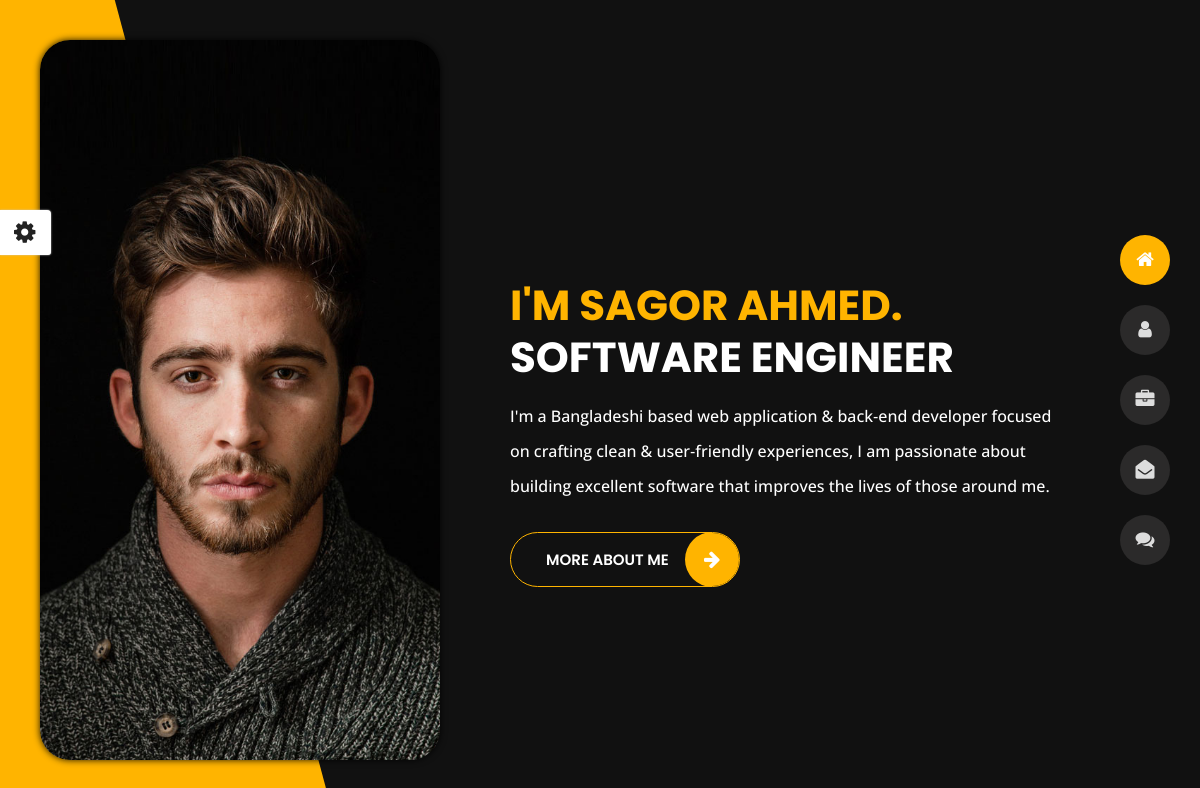
Before: / with the older database file.
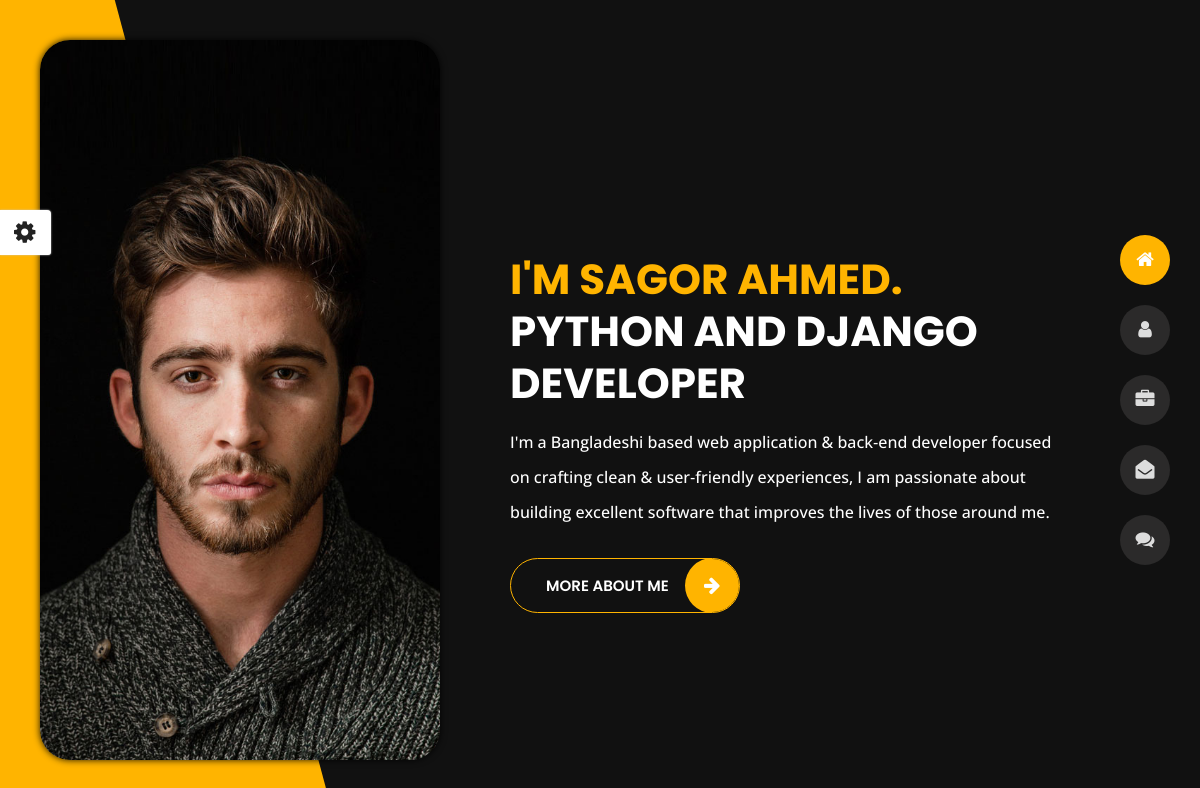
After: the same page with the newer database file.
### profile_app/models.py (models this page shows, shortened)
class HomeProfile(models.Model):
    home_obj = models.ForeignKey(MyProfile, on_delete=models.CASCADE, related_name="home_obj")
    work_as = models.CharField(max_length= 100, default='Software Engineer')
    description = models.TextField(max_length= 250,  null= True)

class MyProfile(models.Model):
    first_name = models.CharField(max_length= 50)
    last_name = models.CharField(max_length= 50)
    email = models.EmailField(max_length= 50)
    age = models.IntegerField()
    nationality = models.CharField(max_length= 50)
    freelance = models.CharField(max_length= 50, null= True, default= 'NOT')
    address = models.TextField(max_length= 200)
    phone = models.CharField(max_length= 14)
    languages = models.CharField(max_length= 100, default='Bangla, English')
    skype = models.CharField(max_length= 50, null= True)
    instagrame = models.CharField(max_length= 50, null= True, default= 'sagor_luc')
    image = models.ImageField(upload_to='photos/myPhotos', blank= True)
    created_date = models.DateTimeField(auto_now_add= True)
    modify_date = models.DateTimeField(auto_now= True)

### Protfolio/views.py (the view)
# urls.py: 2. Add a URL to urlpatterns:  path('', views.home, name='home')
def home(request):
    all_obj = HomeProfile.objects.all()
    return render(request, 'index.html', {'homes': all_obj})

### templates/index.html (shortened to what this page needs)
{% extends 'base.html' %}
{% load static %}
{% block body %}
<body class="home">
<section class="container-fluid main-container container-home p-0 revealator-slideup revealator-once revealator-delay1">
    <div class="row home-details-container align-items-center">
        <div class="col-lg-4 bg position-fixed d-none d-lg-block">
        </div>
        <div class="col-12 col-lg-8 offset-lg-4 home-details text-left text-sm-center text-lg-left">
            <div>
                {% for home in homes %}
                    <h1 class="text-uppercase poppins-font">I'm {{home.home_obj.first_name}} {{home.home_obj.last_name}}.<span>{{home.work_as}}</span></h1>
                    <p class="open-sans-font">{{home.description}}</p>
                {% endfor %}
                <a class="button" href="{% url 'about' %}">
                    <span class="button-text">more about me</span>
                    <span class="button-icon fa fa-arrow-right"></span>
                </a>
            </div>
        </div>
    </div>
</section>
</body>
{% endblock body %}

### templates/base.html (shortened to what this page needs)
﻿<!DOCTYPE html>
<html lang="en">
{% load static %}
<head>
    <link href="{% static 'css/bootstrap.min.css' %}" rel="stylesheet">
    <link href="{% static 'css/preloader.min.css' %}" rel="stylesheet">
    <link href="{% static 'css/circle.css' %}" rel="stylesheet">
    <link href="{% static 'css/font-awesome.min.css' %}" rel="stylesheet">
    <link href="{% static 'css/fm.revealator.jquery.min.css' %}" rel="stylesheet">
    <link href="{% static 'css/style.css' %}" rel="stylesheet">
    <link href="{% static 'css/skins/yellow.css' %}" rel="stylesheet">
    <link rel="alternate stylesheet" type="text/css" title="blue" href="{% static 'css/skins/blue.css' %}" />
    <link rel="alternate stylesheet" type="text/css" title="green" href="{% static 'css/skins/green.css' %}" />
    <link rel="alternate stylesheet" type="text/css" title="yellow" href="{% static 'css/skins/yellow.css' %}" />
    <link rel="alternate stylesheet" type="text/css" title="blueviolet" href="{% static 'css/skins/blueviolet.css' %}" />
    <link rel="alternate stylesheet" type="text/css" title="goldenrod" href="{% static 'css/skins/goldenrod.css' %}" />
    <link rel="alternate stylesheet" type="text/css" title="magenta" href="{% static 'css/skins/magenta.css' %}" />
    <link rel="alternate stylesheet" type="text/css" title="orange" href="{% static 'css/skins/orange.css' %}" />
    <link rel="alternate stylesheet" type="text/css" title="purple" href="{% static 'css/skins/purple.css' %}" />
    <link rel="alternate stylesheet" type="text/css" title="red" href="{% static 'css/skins/red.css' %}" />
    <link rel="alternate stylesheet" type="text/css" title="yellowgreen" href="{% static 'css/skins/yellowgreen.css' %}" />
    <link rel="stylesheet" type="text/css" href="{% static 'css/styleswitcher.css' %}" />
</head>
<body>
<div id="showSwitcher" class="styleSecondColor"><i class="fa fa-cog fa-spin"></i></div>
<header class="header" id="navbar-collapse-toggle">
    <ul class="icon-menu d-none d-lg-block revealator-slideup revealator-once revealator-delay1">
        <li class="icon-box active">
            <i class="fa fa-home"></i>
            <a href="{% url 'home' %}">
            </a>
        </li>
        <li class="icon-box">
            <i class="fa fa-user"></i>
            <a href="{% url 'about' %}">
            </a>
        </li>
        <li class="icon-box">
            <i class="fa fa-briefcase"></i>
            <a href="{% url 'portfolio' %}">
            </a>
        </li>
        <li class="icon-box">
            <i class="fa fa-envelope-open"></i>
            <a href="{% url 'contact' %}">
            </a>
        </li>
        <li class="icon-box">
            <i class="fa fa-comments"></i>
            <a href="{% url 'blog' %}">
            </a>
        </li>
    </ul>
</header>
{% block body %}
{% endblock body %}
</body>
</html>

### static/css/style.css (style rules this page uses)
html { overflow-x: hidden; height: 100%; }
body { font-family: 'Poppins', sans-serif; font-size: 15px; color: #fff; font-weight: 500; line-height: 1.6; position: relative; background-size: cover; background-position: center; height: 100%; width: 100%; background-color: #111; }
.poppins-font { font-family: 'Poppins', sans-serif; }
.open-sans-font { font-family: 'Open Sans', sans-serif; }
.no-transform { transform: none !important; }
.button { overflow: hidden; display: inline-block; line-height: 1.4; border-radius: 35px; white-space: nowrap; text-overflow: ellipsis; text-align: center; cursor: pointer; vertical-align: middle; user-select: none; transition: 250ms all ease-in-out; text-transform: uppercase; text-decoration: none !important; position: relative; z-index: 1; padding: 16px 70px 16px 35px; font-size: 15px; font-weight: 600; color: #fff; background-color: transparent; outline: none !important; }
.button .button-text { position: relative; z-index: 2; color: #fff; transition: .3s ease-out all; }
.button:before { z-index: -1; content: ''; position: absolute; top: 0; bottom: 0; left: 0; right: 0; transform: translateX(100%); transition: .3s ease-out all; }
.button-icon { position: absolute; right: -1px; top: -1px; bottom: 0; width: 55px; height: 55px; display: flex; justify-content: center; align-items: center; font-size: 19px; color: #ffffff; border-radius: 50%; }
@media (min-width: 992px) { .header { position: fixed; right: 30px; bottom: 0; z-index: 3; display: flex; align-items: center; height: calc(100vh - 200px); top: 100px; opacity: 1; transition: opacity 0.3s; -webkit-transition: opacity 0.3s; } }
@media (min-width: 992px) { .header ul.icon-menu { margin: 0; padding: 0; } }
@media (min-width: 992px) { .header ul.icon-menu li.icon-box { width: 50px; height: 50px; list-style: none; position: relative; display: flex; align-items: center; transition: .3s; margin: 20px 0; border-radius: 50%; background: #2b2a2a; } }
@media (min-width: 992px) { .header ul.icon-menu li.icon-box i { color: #ddd; font-size: 19px; transition: .3s; } }
@media (min-width: 992px) { .header ul.icon-menu li.icon-box.active, .header ul.icon-menu li.icon-box:hover, .header ul.icon-menu li.icon-box.active i, .header ul.icon-menu li.icon-box:hover i { color: #fff; } }
@media (min-width: 992px) { .header .icon-box a { display: block; padding: 0; width: 50px; height: 50px; } }
@media (min-width: 992px) { .header .icon-box i.fa { position: absolute; pointer-events: none; } }
@media (min-width: 992px) { .header .icon-menu i { left: 0; right: 0; margin: 0 auto; display: block; text-align: center; font-size: 35px; top: 15px; } }
.home .bg { background-image: url(../img/2.jpg); background-size: cover; background-repeat: no-repeat; background-position: top; height: calc(100vh - 80px); z-index: 111; border-radius: 30px; left: 40px; top: 40px; box-shadow: 0 0 7px rgba(0,0,0,.9); }
.home .container-home { display: flex; align-items: center; min-height: 100%; }
.home .home-details > div { max-width: 550px; margin: 0 auto; }
.home .home-details h1 { font-size: 51px; line-height: 62px; font-weight: 700; margin: 18px 0 10px; position: relative; padding-left: 70px; }
.home .home-details h1:before { content: ''; position: absolute; left: 0; top: 29px; height: 4px; width: 40px; border-radius: 10px; }
.home .home-details h1 span { color: #fff; display: block; }
.home .home-details p { margin: 15px 0 28px; font-size: 16px; line-height: 35px; }
@media (max-width: 1200px) { .home .home-details h1 { padding-left: 0; } }
@media (max-width: 1200px) { .home .home-details h1:before { display: none; } }
@media (max-width: 1200px) and (min-width: 992px) { .home .home-details h1 { font-size: 42px; line-height: 52px; } }
@media (min-width: 992px) { .home .home-details-container { width: 100%; height: 100vh; } }
@media (min-width: 992px) { body.home { overflow: hidden; } }

### static/css/styleswitcher.css (style rules this page uses)
#showSwitcher { z-index: 11111; margin-left:0px; position:fixed; left:0; top:210px; background: #fff; box-shadow:#ccc 0 0 2px; border-left:0; font-size:18px; display: block; -webkit-border-bottom-right-radius: 3px; -webkit-border-top-right-radius: 4px; -moz-border-radius-bottomright: 3px; -moz-border-radius-topright: 4px; border-bottom-right-radius: 3px; border-top-right-radius: 4px; padding: 10px 16px 10px 14px; cursor: pointer; }
#showSwitcher i { font-size:25px; color:#222; }

Changed rows visible on the page:
changed HomeProfile "SAGOR": work_as "SOFTWARE ENGINEER" → "PYTHON AND DJANGO DEVELOPER"
